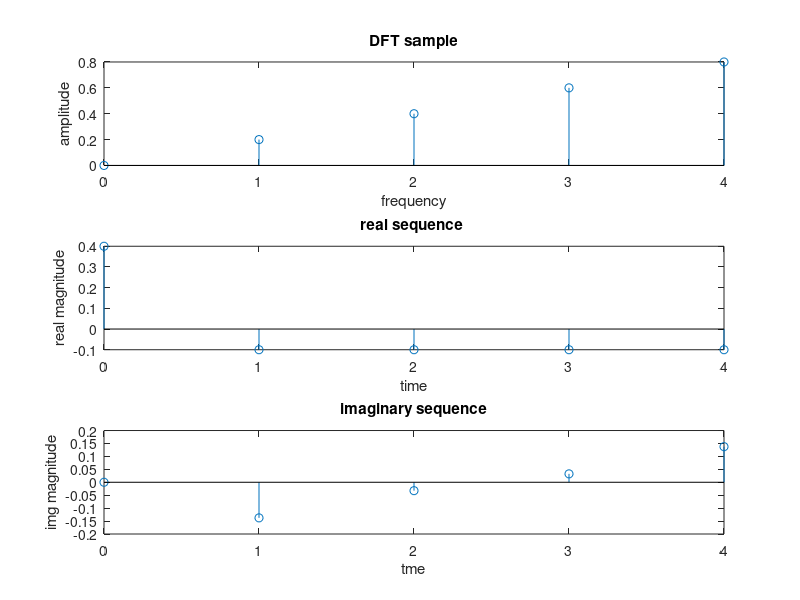

This figure's MATLAB source:
clc;
clear all;
close all;

P = input('length of DFT')
Q = input('length of IDFT')

p=1:P
UK = (p-1)/P

uk = ifft(UK,Q);

subplot(311);
stem(p-1,UK);
xlabel("frequency");
ylabel("amplitude");
title("DFT sample");

x =0:1:Q-1;

subplot(312);
stem(x,real(uk));
xlabel("time");
ylabel("real magnitude");
title("real sequence ");


subplot(313);
stem(x,imag(uk));
xlabel("tme");
ylabel("img magnitude");
title("imaginary sequence");